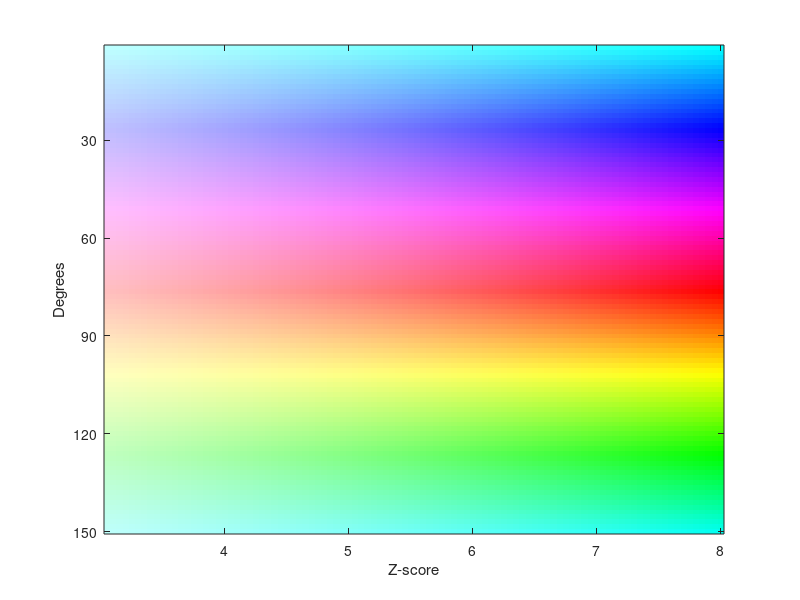
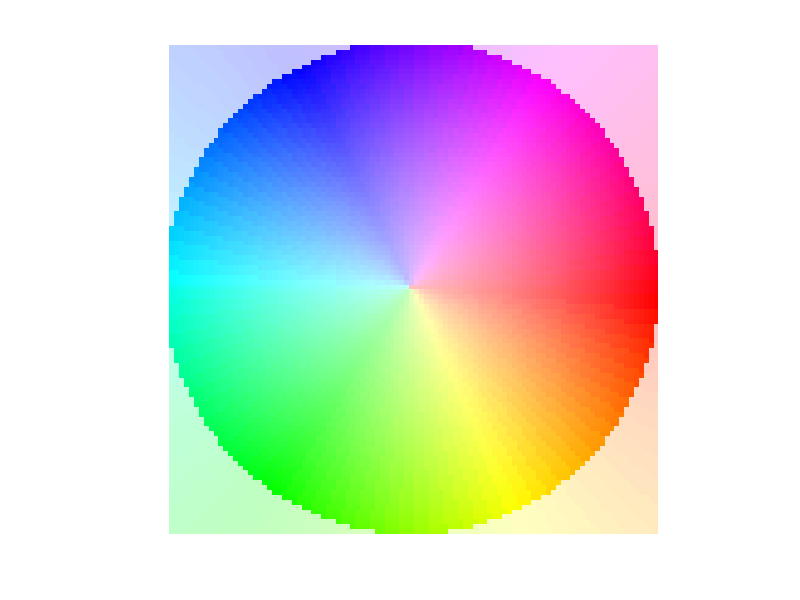
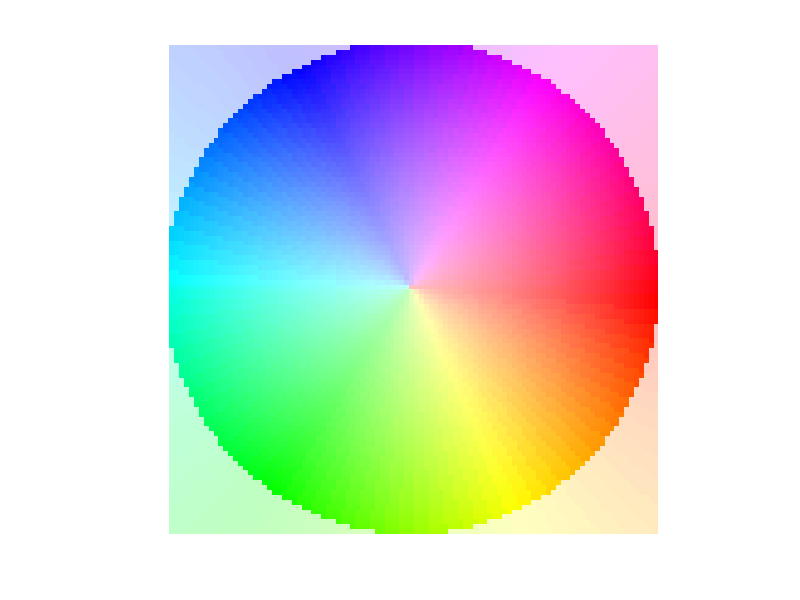

Reproduce these figures in MATLAB, in order.
function [CM,CMP,h, cmapR_theta]=colormap2D(varargin)
parseObj = inputParser;
addParameter(parseObj,'nIntensities',100,@isnumeric);
addParameter(parseObj,'nColors',100,@isnumeric);
addParameter(parseObj,'blackAddition',0,@isnumeric); %adds black to top color, 0 value gives only white
addParameter(parseObj,'multiplicationFactor',2,@isnumeric);%[0-Inf] - makes rate of change stronger
addParameter(parseObj,'additionFactor',1,@isnumeric);%[0 1]- the higher makes changes weaker in total
addParameter(parseObj,'plotCartColorBar',1,@isnumeric);%plot a colorbar in cartesian coordinates
addParameter(parseObj,'plotPolarColorBar',1,@isnumeric);%plot a colorbar in polar coordinates
addParameter(parseObj,'plotPolarExample',0,@isnumeric);%plot a possible implementation of the color map on a polar plot
addParameter(parseObj,'inputParams',0,@isnumeric); %if 1 plots the possible inputs to the function

parseObj.parse(varargin{:});
par=parseObj.Results;
if parseObj.Results.inputParams
    disp(par);
    return;
end

CMap=hsv(par.nColors);
cmapR_theta=repmat(CMap,[1 1 par.nIntensities]);
M=[];M(1,:,1:par.nIntensities)=(par.additionFactor+(0:(par.nIntensities-1))/par.nIntensities).^par.multiplicationFactor;

cmapR_theta=bsxfun(@times, cmapR_theta+par.blackAddition*ones(size(cmapR_theta)),M);
cmapR_theta=(cmapR_theta-min(cmapR_theta(:)));
cmapR_theta=cmapR_theta./max((cmapR_theta(:)));
cmapR_theta=1-cmapR_theta;

CM=permute(cmapR_theta,[1,3,2]);

if par.plotCartColorBar
    h.f=figure('Position',[200 200 100 800]);
    h.h=axes;
    image(CM);axis tight;
    ylabel('Degrees');
    xlabel('Z-score')
    yticklabels(30:30:360)
    xticklabels(4:8)
end
close
if par.plotPolarColorBar
    [X,Y]=meshgrid(0.01:0.01:1,0.01:0.01:1);
    X=X-0.5;Y=Y-0.5;

    [theta,rho]=cart2pol(X,Y);
    normTheta=floor(1+((theta+pi)/2/pi)*(par.nColors-1));
    normRho=floor(1+(rho/0.5)*(par.nIntensities-1));
    normRho(normRho>par.nIntensities)=1;
    CMP=zeros(100,100,3);
    p{1}=sub2ind(size(CM),normTheta(:),normRho(:),ones(numel(normRho),1));
    p{2}=sub2ind(size(CM),normTheta(:),normRho(:),2*ones(numel(normRho),1));
    p{3}=sub2ind(size(CM),normTheta(:),normRho(:),3*ones(numel(normRho),1));

    CMP(:)=cat(3,CM(p{1}),CM(p{2}),CM(p{3}));

    h.fP=figure('Position',[200 200 130 120]);
    h.hP=axes;
    image(CMP);axis tight equal off;
end
close 
%
if par.plotPolarExample
    [nRC,~,nTC]=size(cmapR_theta);

    fP=figure('Position',[200 200 130 115]);
    hP=polaraxes;colormap(hP,'hsv');hold on;

    nR=50;
    nT=20;
    R=1:nR;
    Theta=1:nT;

    for i=1:nR
        for j=1:nT
            %plot(R(i),Theta(j),'.','MarkerSize',20,'Color',  cmapR_theta( ceil(R(i)/nR*nRC), : , ceil(Theta(j)/nT*nTC) )  )
            polarplot(R(i)/nR*2*pi,Theta(j),'.','MarkerSize',10,'Color',  cmapR_theta( ceil(R(i)/nR*nRC), : , ceil(Theta(j)/nT*nTC) )  )
        end
    end
    title(['Mul=' num2str(par.multiplicationFactor) ', Add=' num2str(par.additionFactor)])
    set(hP,'RTick',[]);
    close
end
figure
imshow(CMP)
close 


